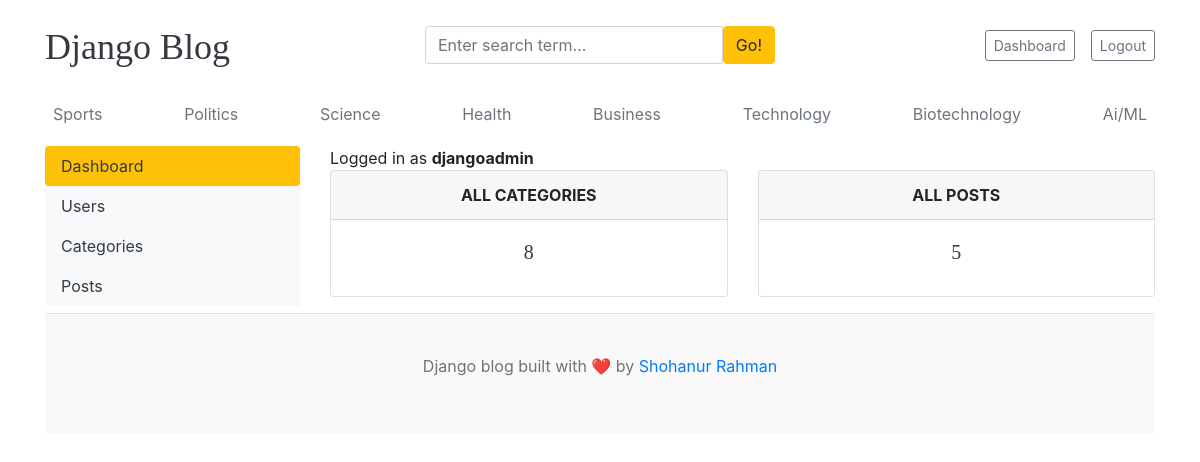
The page /dashboard/ (signed in) on the database its author committed.
### blogs/models.py (models this page shows, shortened)
class Category(models.Model):
    category_name = models.CharField(max_length=50)
    created_at = models.DateTimeField(auto_now_add=True)
    updated_at = models.DateTimeField(auto_now=True)
    class Meta:
        verbose_name_plural = "Categories"

### dashboards/views.py (the view)
# urls.py: path('dashboard/', include('dashboards.urls')),
@login_required(login_url='login')
def dashboard(request):
    category_count = Category.objects.all().count()
    blogs_count = Blog.objects.all().count()
    context = {
        "category_count": category_count,
        "blogs_count": blogs_count,
    }
    return render(request, "dashboard/dashboard.html", context)

### blogs/context_processors.py (called while the page is built)
def get_categories(request):
    categories = Category.objects.all()
    return dict(categories=categories)

def get_social_links(request):
    social_links = SocialLink.objects.all()
    return dict(social_links=social_links)

### templates/dashboard/dashboard.html
{% extends 'base.html' %}
{% block content %}
<div class="row">
    {% include 'dashboard/sidebar.html' %}
    <div class="col-md-9">
        <span>Logged in as <b>{{ user }}</b></span>
        <div class="row">
            <div class="col">
                <div class="card border-default mb-3">
                    <div class="card-header text-center text-uppercase font-weight-bold">All Categories</div>
                    <div class="card-body text-dark">
                        <h5 class="card-title text-center">{{ category_count }}</h5>
                    </div>
                </div>
            </div>
            <div class="col">
                <div class="card border-default mb-3">
                    <div class="card-header text-center text-uppercase font-weight-bold">All posts</div>
                    <div class="card-body text-dark">
                        <h5 class="card-title text-center">{{ blogs_count }}</h5>
                    </div>
                </div>
            </div>
        </div>
    </div>
</div>
{% endblock %}

### templates/base.html (shortened to what this page needs)
{% load static %}
<!doctype html>
<html lang="en">
<head>
  <link href="https://getbootstrap.com/docs/4.0/dist/css/bootstrap.min.css" rel="stylesheet" />
  <link href="{% static 'css/blog.css' %}" rel="stylesheet" />
  <link rel="stylesheet" href="https://cdnjs.cloudflare.com/ajax/libs/font-awesome/4.7.0/css/font-awesome.min.css">
</head>
<body>
  <div class="container">
    <header class="blog-header py-3">
      <div class="row flex-nowrap justify-content-between align-items-center">
        <div class="col-4 pt-1">
          <a class="blog-header-logo text-dark" href="/">Django Blog</a>
        </div>
        <div class="col-4">
          <form action="{% url 'search' %}" method="GET">
            <div class="input-group">
                <input class="form-control" type="text" name="keyword" value="{{ keyword }}" placeholder="Enter search term..." aria-label="Enter search term..." aria-describedby="button-search" />
                <button type="submit" class="btn btn-warning" id="button-search" type="button">Go!</button>
            </div>
          </form>
        </div>
        <div class="col-4 d-flex justify-content-end align-items-center">
          {% if not user.is_authenticated %}
          <a class="btn btn-sm btn-warning" href="{% url 'login' %}">Login</a>
          &nbsp;
          <a class="btn btn-sm btn-outline-secondary" href="{% url 'register' %}">Register</a>
          {% else %}
          <span class="navbar-text">
            <a class="btn btn-sm btn-outline-secondary" href="{% url 'dashboard' %}">Dashboard</a>
          </span>
          <span>
          <a class="btn btn-sm btn-outline-secondary" href="{% url 'logout' %}">Logout</a>
          </span>
          {% endif %}
        </div>
      </div>
    </header>
    <div class="nav-scroller py-1 mb-2">
      <nav class="nav d-flex justify-content-between">
        {% for cat in categories %}
        <a class="p-2 text-muted" href="{% url 'post_by_category' cat.id %}">{{ cat.category_name }}</a>
        {% endfor %}
      </nav>
    </div>
{% block content %}
{% endblock %}
   <footer class="blog-footer">
    <p>
      Django blog built with ❤️ by
      <a href="#">Shohanur Rahman</a>
    </p>
  </footer>
</body>
</html>

### blog_main/static/css/blog.css (style rules this page uses)
.blog-header-logo { font-family: "Playfair Display", Georgia, "Times New Roman", serif; font-size: 2.25rem; }
h1, h2, h3, h4, h5, h6 { font-family: "Playfair Display", Georgia, "Times New Roman", serif; }
.blog-footer { padding: 2.5rem 0; color: #6c757d; text-align: center; background-color: #f9f9f9; border-top: 1px solid #e5e5e5; }

### rows shown on the page
Category: category_name "Sports"
Category: category_name "Politics"
Category: category_name "Science"
Category: category_name "Health"
Category: category_name "Business"
Category: category_name "Technology"
Category: category_name "Biotechnology"
Category: category_name "Ai/ML"

### other values the page prints
{{ user }} "djangoadmin"
{{ category_count }} "8"
{{ blogs_count }} "5"
